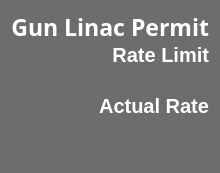
        <widget class="PyDMFrame" name="Device_GunL_Frame">
         <property name="minimumSize">
          <size>
           <width>0</width>
           <height>162</height>
          </size>
         </property>
         <property name="maximumSize">
          <size>
           <width>270</width>
           <height>300</height>
          </size>
         </property>
         <property name="toolTip">
          <string/>
         </property>
         <property name="styleSheet">
          <string notr="true">QFrame{
background-color: rgb(109, 109, 109);
border-bottom-left-radius: 15px;
border-bottom-right-radius: 15px;
border-top-left-radius: 15px;
border-top-right-radius: 15px;
}</string>
         </property>
         <property name="alarmSensitiveBorder" stdset="0">
          <bool>true</bool>
         </property>
         <property name="channel" stdset="0">
          <string>ca://IOC:BSY0:MP01:PC_RATE</string>
         </property>
         <layout class="QVBoxLayout" name="verticalLayout_12">
          <property name="spacing">
           <number>0</number>
          </property>
          <item>
           <widget class="QLabel" name="Device_GunL_Title">
            <property name="font">
             <font>
              <family>Sans Serif</family>
              <pointsize>17</pointsize>
              <weight>75</weight>
              <italic>false</italic>
              <bold>true</bold>
              <strikeout>false</strikeout>
              <kerning>true</kerning>
             </font>
            </property>
            <property name="toolTip">
             <string/>
            </property>
            <property name="styleSheet">
             <string notr="true">border: 0px;
color: rgb(255, 255, 255);</string>
            </property>
            <property name="frameShape">
             <enum>QFrame::StyledPanel</enum>
            </property>
            <property name="frameShadow">
             <enum>QFrame::Plain</enum>
            </property>
            <property name="text">
             <string>Gun Linac Permit</string>
            </property>
            <property name="alignment">
             <set>Qt::AlignRight|Qt::AlignTrailing|Qt::AlignVCenter</set>
            </property>
           </widget>
          </item>
          <item>
           <widget class="QLabel" name="Device_GunL_RL_Title">
            <property name="font">
             <font>
              <pointsize>15</pointsize>
              <weight>75</weight>
              <bold>true</bold>
             </font>
            </property>
            <property name="styleSheet">
             <string notr="true">border: 0px;
color: rgb(255, 255, 255);</string>
            </property>
            <property name="text">
             <string>Rate Limit</string>
            </property>
            <property name="alignment">
             <set>Qt::AlignRight|Qt::AlignTrailing|Qt::AlignVCenter</set>
            </property>
           </widget>
          </item>
          <item>
           <widget class="PyDMLabel" name="Device_GunL_RL_Num">
            <property name="font">
             <font>
              <family>Sans Serif</family>
              <pointsize>15</pointsize>
              <weight>75</weight>
              <italic>false</italic>
              <bold>true</bold>
             </font>
            </property>
            <property name="toolTip">
             <string/>
            </property>
            <property name="styleSheet">
             <string notr="true">border: 0px;
color: rgb(255, 255, 255);</string>
            </property>
            <property name="alignment">
             <set>Qt::AlignRight|Qt::AlignTrailing|Qt::AlignVCenter</set>
            </property>
            <property name="rules" stdset="0">
             <string>[{&quot;name&quot;: &quot;Add Hz&quot;, &quot;property&quot;: &quot;Text&quot;, &quot;initial_value&quot;: &quot;&quot;, &quot;expression&quot;: &quot;str(ch[0]) + ' Hz'&quot;, &quot;channels&quot;: [{&quot;channel&quot;: &quot;ca://IOC:BSY0:MP01:PC_MEASRATE&quot;, &quot;trigger&quot;: true, &quot;use_enum&quot;: true}]}]</string>
            </property>
            <property name="showUnits" stdset="0">
             <bool>true</bool>
            </property>
            <property name="alarmSensitiveContent" stdset="0">
             <bool>false</bool>
            </property>
            <property name="alarmSensitiveBorder" stdset="0">
             <bool>false</bool>
            </property>
            <property name="channel" stdset="0">
             <string>ca://IOC:BSY0:MP01:PC_MEASRATE</string>
            </property>
           </widget>
          </item>
          <item>
           <widget class="PyDMDrawingLine" name="Device_GunL_Line">
            <property name="maximumSize">
             <size>
              <width>16777215</width>
              <height>5</height>
             </size>
            </property>
            <property name="toolTip">
             <string/>
            </property>
            <property name="styleSheet">
             <string notr="true">background-color: rgb(136, 136, 136);
</string>
            </property>
           </widget>
          </item>
          <item>
           <widget class="QLabel" name="Device_GunL_AR_Title">
            <property name="font">
             <font>
              <pointsize>15</pointsize>
              <weight>75</weight>
              <bold>true</bold>
             </font>
            </property>
            <property name="toolTip">
             <string/>
            </property>
            <property name="styleSheet">
             <string notr="true">border: 0px;
color: rgb(255, 255, 255);</string>
            </property>
            <property name="text">
             <string>Actual Rate</string>
            </property>
            <property name="alignment">
             <set>Qt::AlignRight|Qt::AlignTrailing|Qt::AlignVCenter</set>
            </property>
           </widget>
          </item>
          <item>
           <widget class="PyDMLabel" name="Device_GunL_AR_Num">
            <property name="font">
             <font>
              <family>Sans Serif</family>
              <pointsize>24</pointsize>
              <weight>75</weight>
              <italic>false</italic>
              <bold>true</bold>
             </font>
            </property>
            <property name="toolTip">
             <string/>
            </property>
            <property name="styleSheet">
             <string notr="true">border: 0px;</string>
            </property>
            <property name="alignment">
             <set>Qt::AlignRight|Qt::AlignTrailing|Qt::AlignVCenter</set>
            </property>
            <property name="showUnits" stdset="0">
             <bool>true</bool>
            </property>
            <property name="alarmSensitiveContent" stdset="0">
             <bool>true</bool>
            </property>
            <property name="alarmSensitiveBorder" stdset="0">
             <bool>false</bool>
            </property>
            <property name="channel" stdset="0">
             <string>ca://IOC:BSY0:MP01:PC_RATE</string>
            </property>
           </widget>
          </item>
         </layout>
        </widget>
